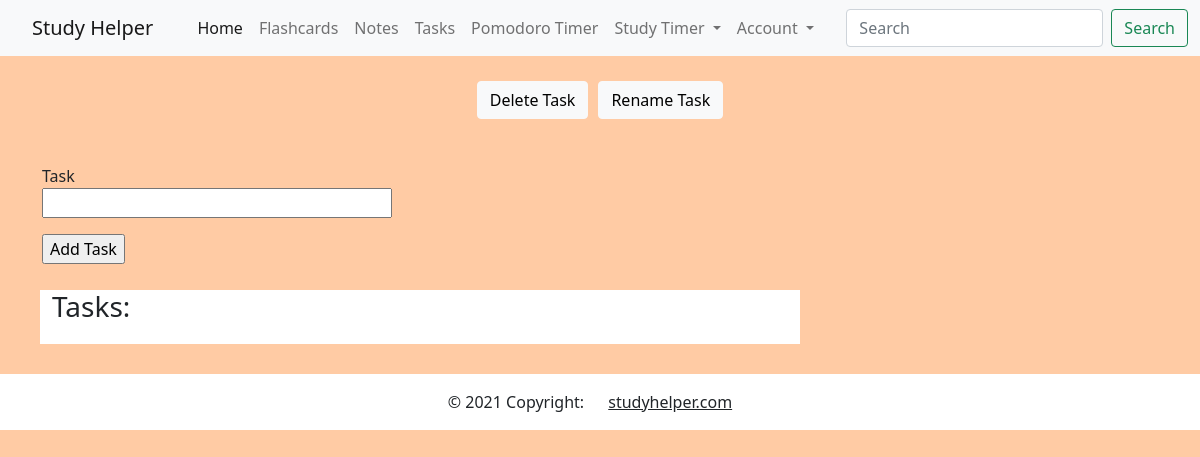
Page /todo-tracker (signed in) on the earlier database version.
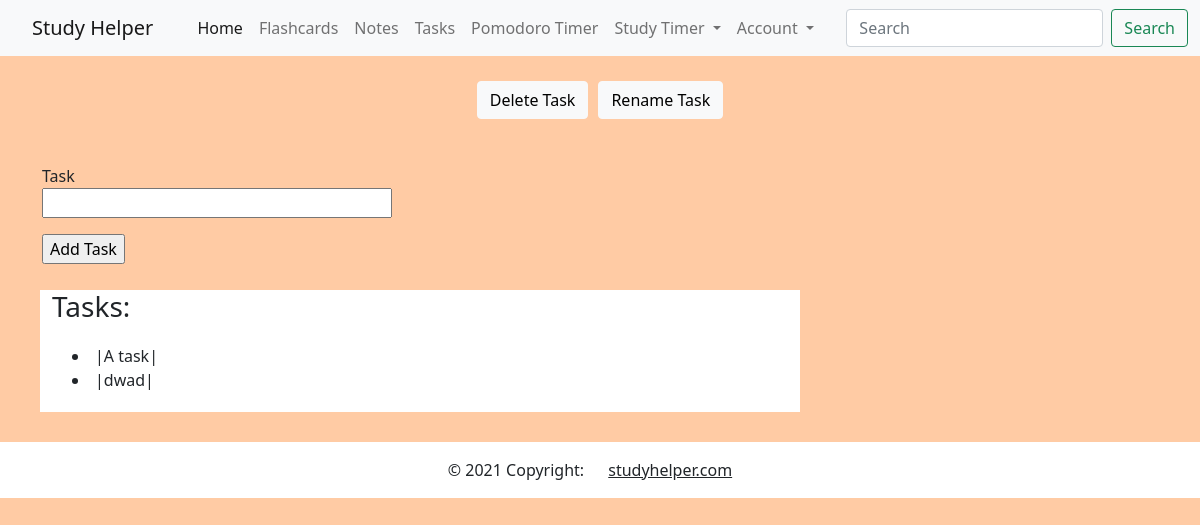
Same page on the later database version.
### myapp/models.py (models this page shows)
class Task(UserMixin, db.Model):
    id = db.Column(db.Integer, primary_key=True)
    task = db.Column(db.String(256), index=True)
    author_id = db.Column(db.Integer, db.ForeignKey('user.id'))
    def __repr__(self):
        return f'|{self.task}|'

### myapp/routes.py (the view)
@myapp_obj.route("/todo-tracker", methods=['GET', 'POST'])
@login_required
def todo_tracker():
    add_form = TaskForm()
    list = Task.query.filter_by(author_id = current_user.get_id())
    if add_form.validate_on_submit():
        task = Task(task = add_form.task.data, author_id = current_user.get_id())
        db.session.add(task)
        db.session.commit()
        flash('Task added.')
    return render_template("/user/todo-tracker.html", add_form=add_form, list=list)

### myapp/forms.py
class TaskForm(FlaskForm):
    task = StringField('Task', validators=[DataRequired()])
    submit = SubmitField('Add Task')

### myapp/models.py (called while the page is built)
@login.user_loader
def load_user(id):
    return User.query.get(int(id))

### myapp/templates/user/todo-tracker.html (shortened to what this page needs)
{% extends "user/user_menu.html" %}
{% block content %}
<link rel="stylesheet" href="{{ url_for('static', filename='css/portal.css') }}">
<ul class="nav justify-content-center">
  <li class="nav-item">
    <a class="btn btn-light" href="/todo-tracker/delete" role="button">Delete Task</a>
  </li>
  <li class="nav-item">
    <a class="btn btn-light" href="/todo-tracker/rename" role="button">Rename Task</a>
  </li>
</ul>
<div class="container">
    <form method="POST" novalidate>
    <p> {{ add_form.task.label }} <br>
    {{ add_form.task(size=32) }}</p>
    <p>{{ add_form.submit() }}</p>
    </form>
    <div class="row">
        <div class="col-8">
            <h3>Tasks:</h3>
            <div class="space">
                {% for tasks in list %}
                    <li>{{ tasks }}</li>
                {% endfor %}
            </div>
        </div>
    </div>
</div>
{% endblock %}

### myapp/templates/user/user_menu.html (shortened to what this page needs)
{% extends "base.html" %}
{% block menu %}
<nav class="navbar navbar-expand-lg navbar-light bg-light">
  <div class="container-fluid">
    <a class="navbar-brand" href="/">Study Helper</a>
    <div class="collapse navbar-collapse" id="navbarSupportedContent">
      <ul class="navbar-nav me-auto mb-2 mb-lg-0">
        <li class="nav-item">
          <a class="nav-link active" aria-current="page" href="/">Home</a>
        </li>
        <li class="nav-item">
          <a class="nav-link" href="/flashcard">Flashcards</a>
        </li>
        <li class="nav-item">
          <a class="nav-link" href="/notes">Notes</a>
        </li>
        <li class="nav-item">
          <a class="nav-link" href="/todo-tracker">Tasks</a>
        </li>
        <li class="nav-item">
          <a class="nav-link" href="/pomodoro-timer">Pomodoro Timer</a>
        </li>
        <li class="nav-item dropdown">
          <a class="nav-link dropdown-toggle" href="#" id="navbarDropdown" role="button" data-bs-toggle="dropdown" aria-expanded="false">
            Study Timer
          </a>
        </li>
        <li class="nav-item dropdown">
          <a class="nav-link dropdown-toggle" href="#" id="navbarDropdown" role="button" data-bs-toggle="dropdown" aria-expanded="false">
            Account
          </a>
        </li>
      </ul>
      <form class="d-flex">
        <input class="form-control me-2" type="search" placeholder="Search" aria-label="Search">
        <button class="btn btn-outline-success" type="submit">Search</button>
      </form>
    </div>
  </div>
</nav>
{% endblock %}

### myapp/templates/base.html (shortened to what this page needs)
<!doctype html>
<html lang="en">
  <head>
    <link href="https://cdn.jsdelivr.net/npm/bootstrap@5.0.2/dist/css/bootstrap.min.css" rel="stylesheet">
    <link rel="stylesheet" href="{{ url_for('static', filename='css/base.css') }}">
  </head>
  <body>
    {% if current_user.is_authenticated %}
        {% block menu %}
        {% endblock %}
    {% endif %}
    {% block content %}
    {% endblock %}
    <footer class="bg-light text-center text-lg-start">
      <div class="text-center p-3" style="background-color: white;">
        © 2021 Copyright:
        <a class="text-dark" href="/">studyhelper.com</a>
      </div>
    </footer>
  </body>
</html>

### myapp/static/css/base.css (style rules this page uses)
body { background-color: #ffcba4; }
.container { margin-top: 20px; margin-bottom: 20px; }

### myapp/static/css/portal.css (style rules this page uses)
.nav { padding: 20px; }
.nav .nav-item { padding: 5px; }
.col-8 { margin: 10px; background-color: white; }
a { padding: 20px; }
.space { margin: 20px; }

Differences in the rows shown:
added Task: task "|A task|"
added Task: task "|dwad|"
